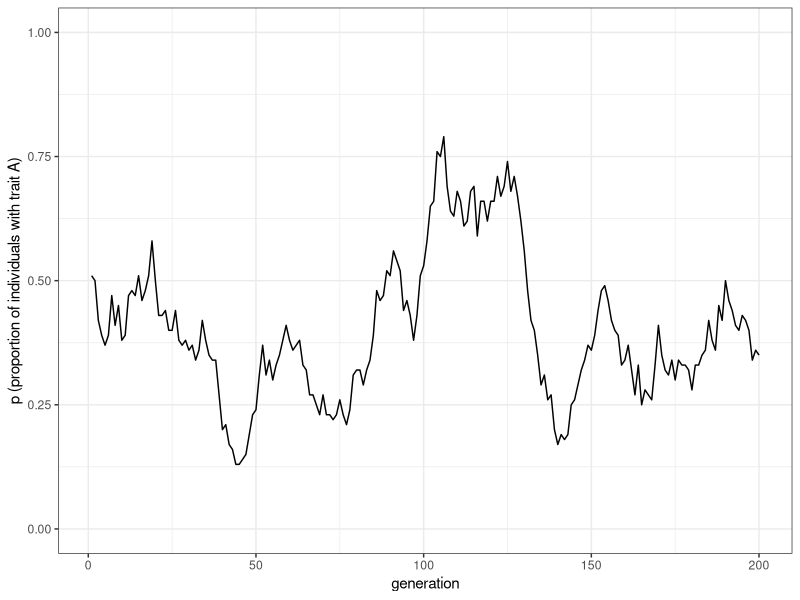
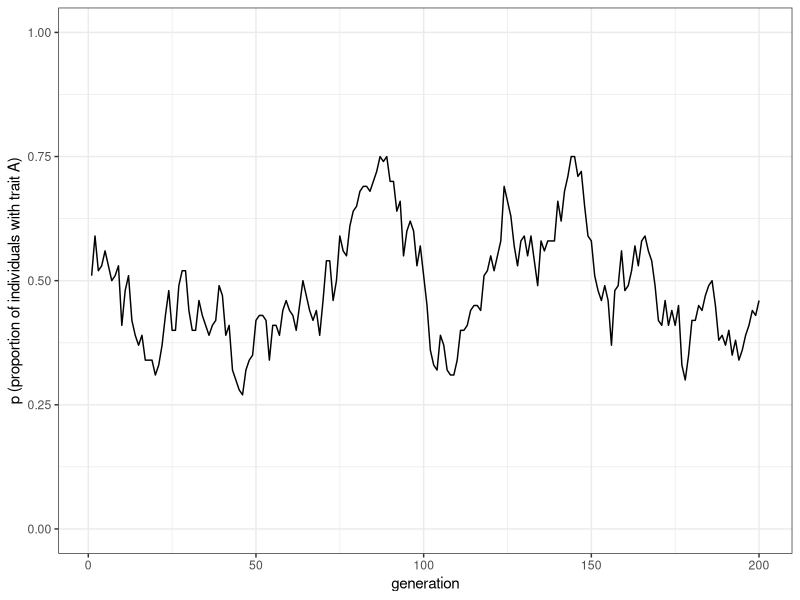
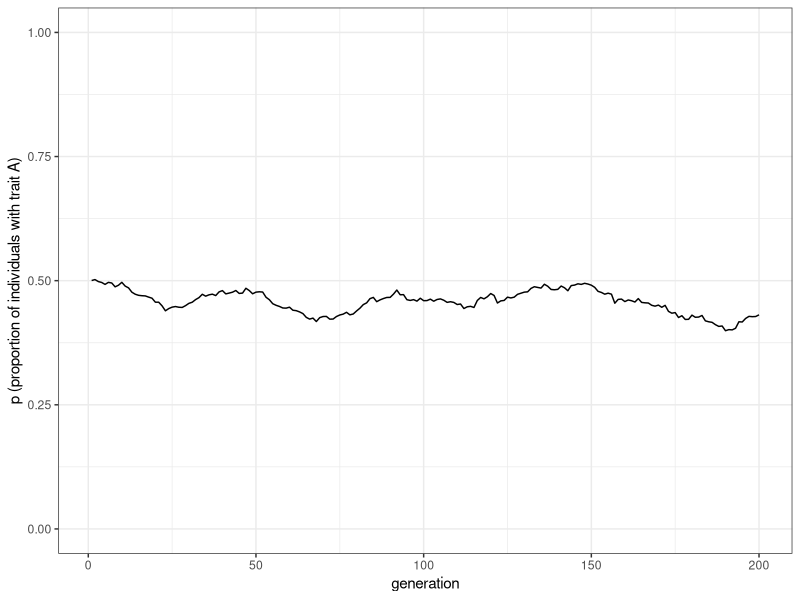
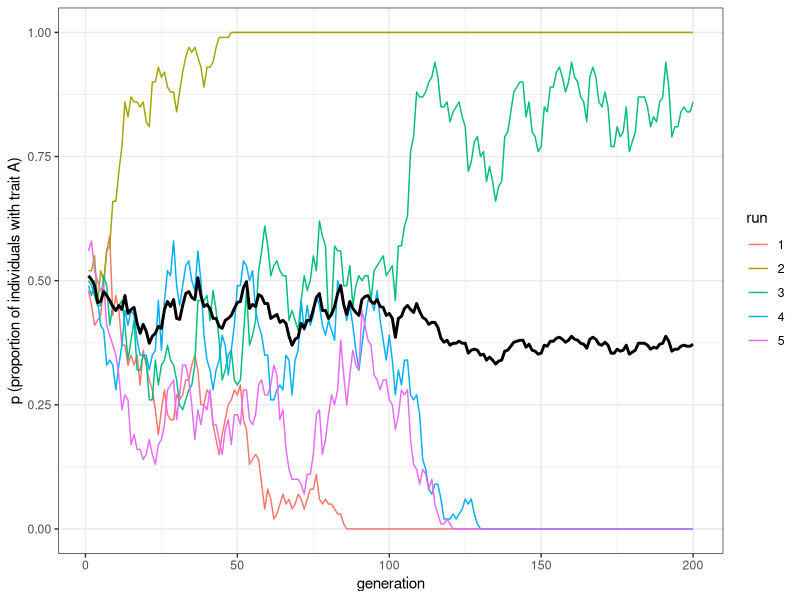
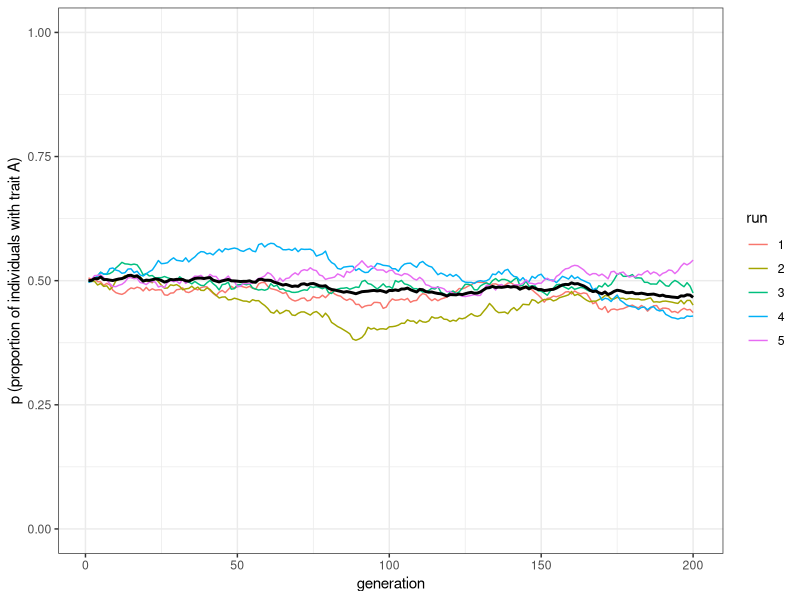
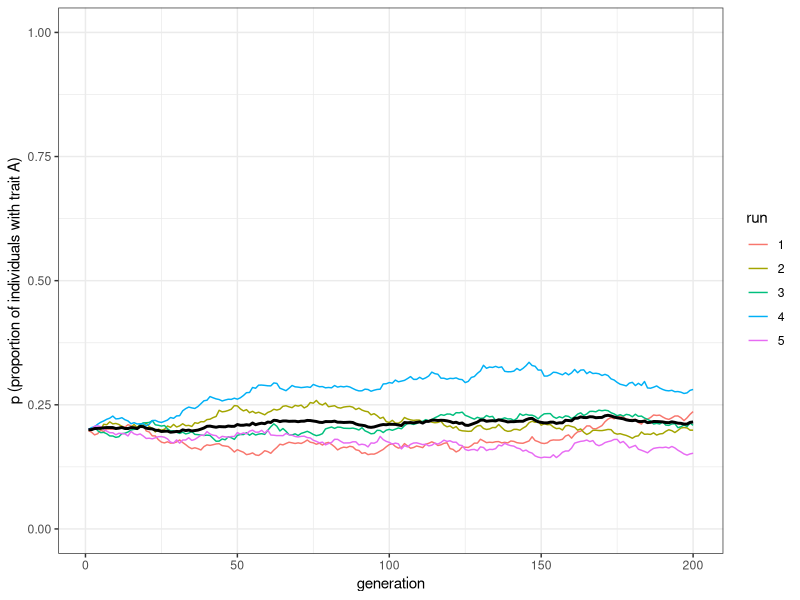
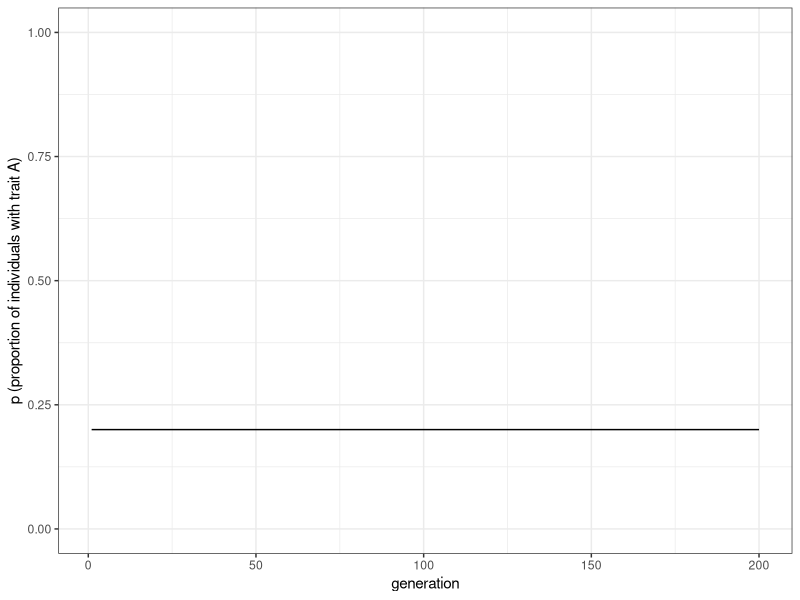

Write R code to recreate these figures, in order.
## ---- chunk 1
N <- 100
t_max <- 200
## ---- chunk 2
library(tidyverse)
population <- tibble(trait = sample(c("A", "B"), N, replace = TRUE))
## ---- chunk 3
population
## ---- chunk 4
population$trait[4]
## ---- chunk 5
output <- tibble(generation = 1:t_max, p = rep(NA, t_max))
## ---- chunk 6
output$p[1] <- sum(population$trait == "A") / N
output
## ---- chunk 7
for (t in 2:t_max) {
  previous_population <- population # copy the population tibble to previous_population tibble

  population <- tibble(trait = sample(previous_population$trait, N, replace = TRUE)) # randomly copy from previous generation's individuals

  output$p[t] <- sum(population$trait == "A") / N # get p and put it into the output slot for this generation t
}
## ---- chunk 8
ggplot(data = output, aes(y = p, x = generation)) +
  geom_line() +
  ylim(c(0, 1)) +
  theme_bw() +
  labs(y = "p (proportion of individuals with trait A)")
## ---- chunk 9
unbiased_transmission_1 <- function(N, t_max) {
  population <- tibble(trait = sample(c("A", "B"), N, replace = TRUE))

  output <- tibble(generation = 1:t_max, p = rep(NA, t_max))

  output$p[1] <- sum(population$trait == "A") / N

  for (t in 2:t_max) {
    previous_population <- population # copy individuals to previous_population tibble

    population <- tibble(trait = sample(previous_population$trait, N, replace = TRUE))
    # randomly copy from previous generation

    output$p[t] <- sum(population$trait == "A") / N # get p and put it into output slot for this generation t
  }
  output
}
## ---- chunk 10
data_model <- unbiased_transmission_1(N = 100, t_max = 200)
## ---- chunk 11
plot_single_run <- function(data_model) {
  ggplot(data = data_model, aes(y = p, x = generation)) +
    geom_line() +
    ylim(c(0, 1)) +
    theme_bw() +
    labs(y = "p (proportion of individuals with trait A)")
}
## ---- chunk 12
plot_single_run(data_model)
## ---- chunk 13
data_model <- unbiased_transmission_1(N = 10000, t_max = 200)
plot_single_run(data_model)
## ---- chunk 14
unbiased_transmission_2 <- function(N, t_max, r_max) {
  output <- tibble(generation = rep(1:t_max, r_max), p = as.numeric(rep(NA, t_max * r_max)), run = as.factor(rep(1:r_max, each = t_max))) # create the output tibble

  for (r in 1:r_max) { # for each run
    population <- tibble(trait = sample(c("A", "B"), N, replace = TRUE))
    # create first generation

    output[output$generation == 1 & output$run == r, ]$p <- sum(population$trait == "A") / N # add first generation's p for run r

    for (t in 2:t_max) {
      previous_population <- population # copy individuals to previous_population tibble

      population <- tibble(trait = sample(previous_population$trait, N, replace = TRUE))
      # randomly copy from previous generation

      output[output$generation == t & output$run == r, ]$p <- sum(population$trait == "A") / N # get p and put it into output slot for this generation t and run r
    }
  }
  output # export data from function
}
## ---- chunk 15
plot_multiple_runs <- function(data_model) {
  ggplot(data = data_model, aes(y = p, x = generation)) +
    geom_line(aes(colour = run)) +
    stat_summary(fun = mean, geom = "line", size = 1) +
    ylim(c(0, 1)) +
    theme_bw() +
    labs(y = "p (proportion of individuals with trait A)")
}
## ---- chunk 16
data_model <- unbiased_transmission_2(N = 100, t_max = 200, r_max = 5)
plot_multiple_runs(data_model)
## ---- chunk 17
data_model
## ---- chunk 18
data_model <- unbiased_transmission_2(N = 10000, t_max = 200, r_max = 5)
plot_multiple_runs(data_model)
## ---- chunk 19
unbiased_transmission_3 <- function(N, p_0, t_max, r_max) {
  output <- tibble(generation = rep(1:t_max, r_max), p = as.numeric(rep(NA, t_max * r_max)), run = as.factor(rep(1:r_max, each = t_max)))

  for (r in 1:r_max) {
    population <- tibble(trait = sample(c("A", "B"), N, replace = TRUE, prob = c(p_0, 1 - p_0)))
    # create first generation

    output[output$generation == 1 & output$run == r, ]$p <- sum(population$trait == "A") / N # add first generation's p for run r

    for (t in 2:t_max) {
      previous_population <- population # copy individuals to previous_population tibble

      population <- tibble(trait = sample(previous_population$trait, N, replace = TRUE))
      # randomly copy from previous generation

      output[output$generation == t & output$run == r, ]$p <- sum(population$trait == "A") / N # get p and put it into output slot for this generation t and run r
    }
  }
  output # export data from function
}
## ---- chunk 20
data_model <- unbiased_transmission_3(N = 10000, p_0 = 0.2, t_max = 200, r_max = 5)
plot_multiple_runs(data_model)
## ---- chunk 21

p_0 <- 0.2
t_max <- 200

pop_analytical <- tibble(p = rep(NA, t_max), generation = 1:t_max)
pop_analytical$p[1] <- p_0

for (i in 2:t_max) {
  pop_analytical$p[i] <- pop_analytical$p[i - 1]
}

ggplot(data = pop_analytical, aes(y = p, x = generation)) +
  geom_line() +
  ylim(c(0, 1)) +
  theme_bw() +
  labs(y = "p (proportion of individuals with trait A)")
